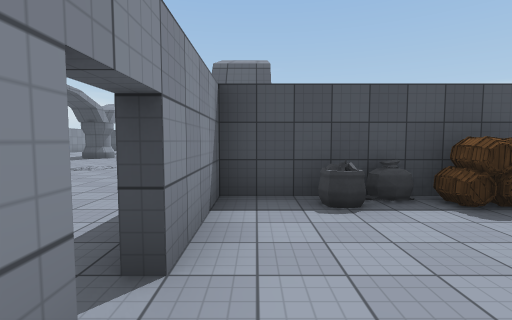
[1] (above)

17 first-person views from a walk through a Unity game level. The camera is 1.5 m above the floor, tilts 4° down and sees 85° across. Doors are open. The floor is counted in squares, 2 m on a side. Each view is taken from the middle of a square. On the plan, view 1 faces up. The plan holds only what a view shows up to about 10 squares ahead; the rest is blank. The place goes on beyond the plan. Some animated figures are not drawn. Surface patterns are stand-ins for the level's own textures.

[2]
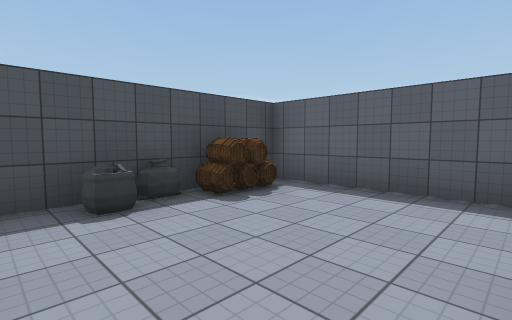

[3]
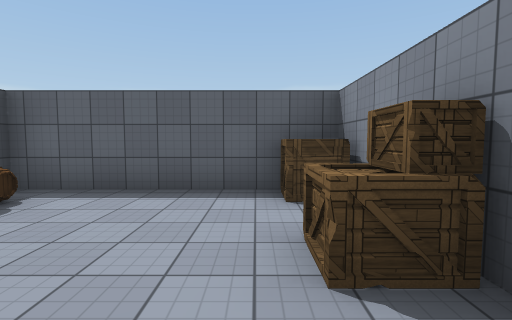

[4]
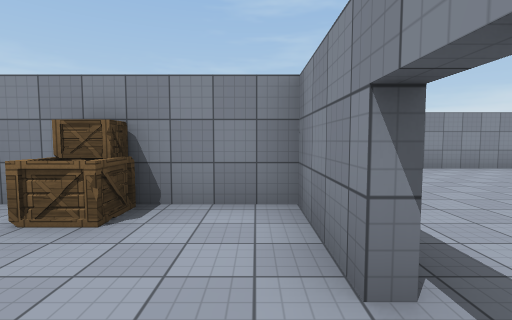

[5]
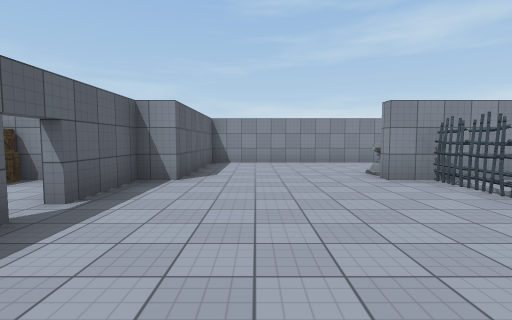

[6]
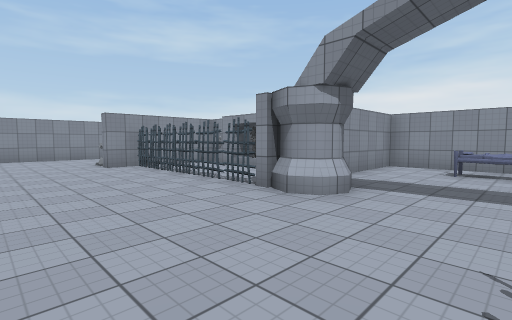

[7]
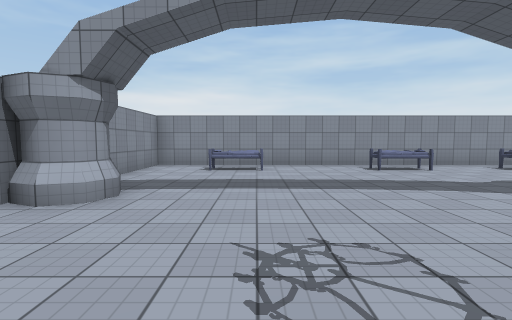

[8]
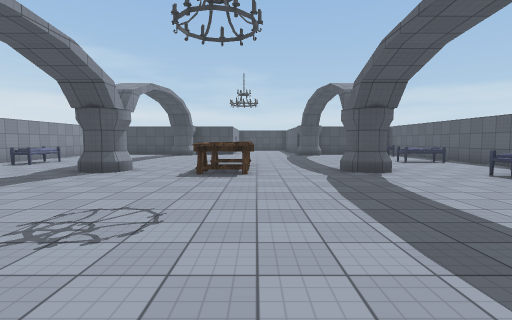

[9]
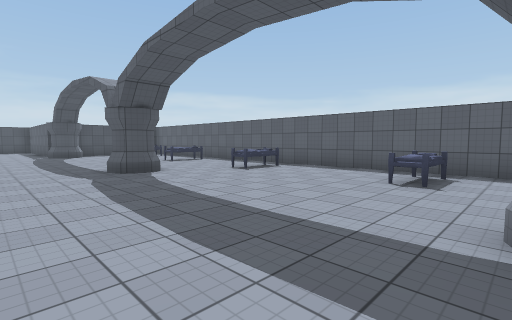

[10]
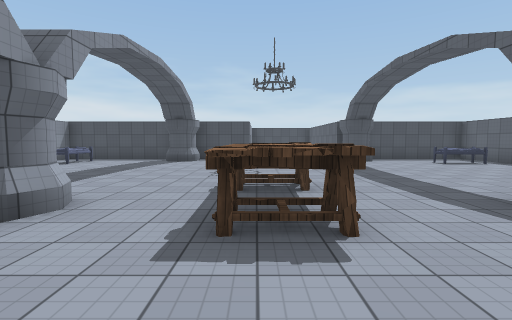

[11]
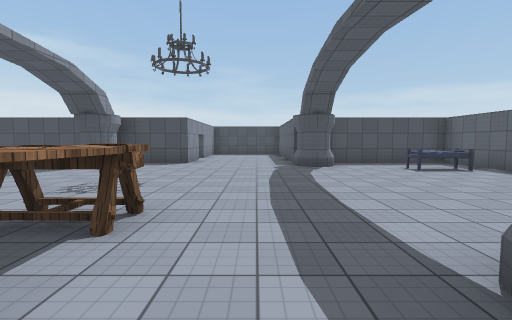

[12]
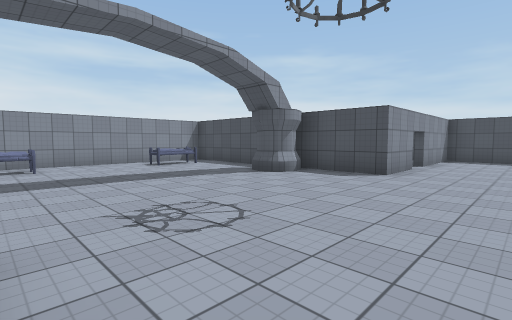

[13]
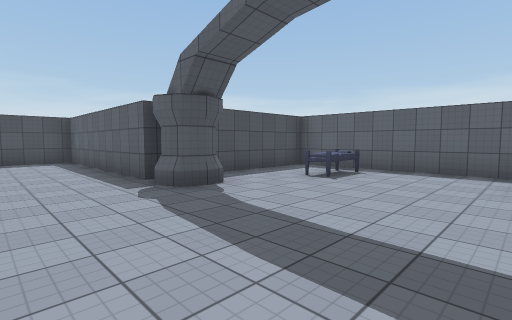

[14]
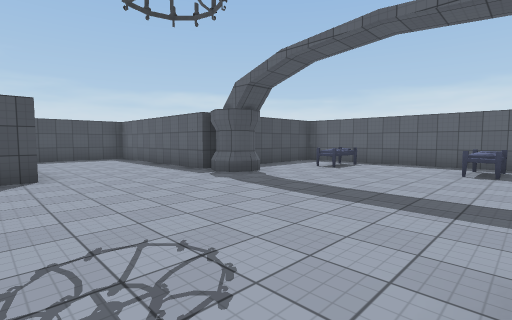

[15]
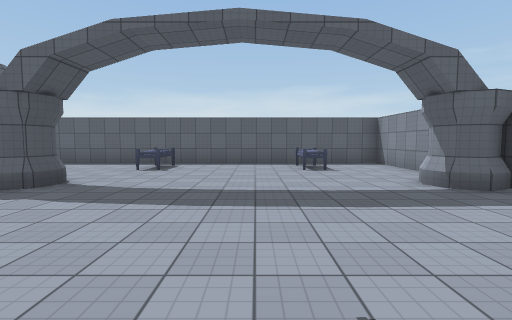

[16]
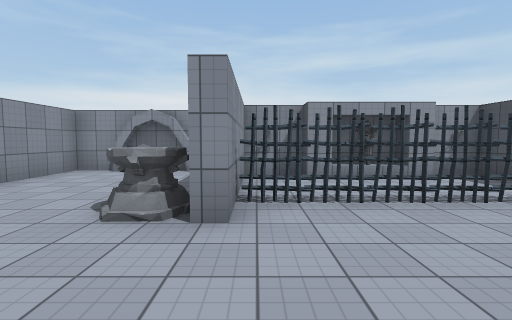

[17]
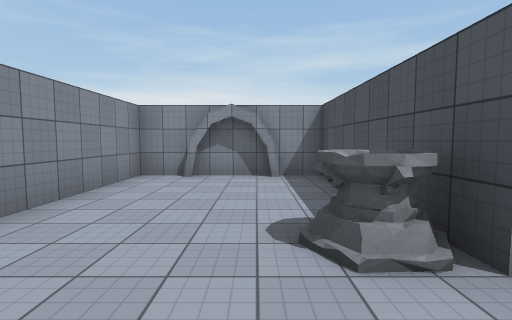

### Floor plan
Key: @ floor where view 1 was taken; # wall or solid block; x gap in a wall; . floor; D open door; = window, fence, low wall or low ledge; S sack; B basket; A barrel; C crate; T thing the floor can be seen under or through; E bed; U statue; L table; O other object.
Columns run from 12 left of view 1 to 5 right of it. Each row starts with its distance up from view 1.
 26         #####
 25         #...#
 24        ##...#
 23        #D...#
 22        #D...#
 21        ##...######
 20   ######....#....#
 19 #.E..#......#....#
 18 #.E...........EE.#
 17 #................#
 16 #................#
 15 #.E...........EE.#
 14 #.E.....LL.......#
 13 #.......L........#
 12 #....#..L...#....#
 11 #.E.....LL....EE.#
 10 #.E..............#
  9 #................#
  8 #................#
  7 #.E..............#
  6 #.E...........EE.#
  5 #....#......#....#
  4 ######.....###S###
  3    #.=.....#.B.A.#
  2    #xT.....#.....#
  1    U.T...........#
  0    # T.....#@....#
 -1   ####.....#..C.C
 -2   #..#O....#####
 -3   #........#
 -4   #........#
 -5   #........#
 -6   ##########

Where each view was taken, in squares from view 1:
view 1: 0 up, 0 right, facing up
view 2: 0 up, 0 right, facing up-right
view 3: 0 up, 0 right, facing right
view 4: 2 up, 0 right, facing down
view 5: 4 up, 3 left, facing down
view 6: 7 up, 3 left, facing down-left
view 7: 7 up, 3 left, facing left
view 8: 5 up, 3 left, facing up
view 9: 5 up, 3 left, facing up-right
view 10: 9 up, 4 left, facing up
view 11: 11 up, 2 left, facing up
view 12: 14 up, 2 left, facing up-left
view 13: 15 up, 3 left, facing up-right
view 14: 14 up, 5 left, facing up-right
view 15: 8 up, 5 left, facing right
view 16: 1 down, 3 left, facing left
view 17: 3 down, 4 left, facing left
